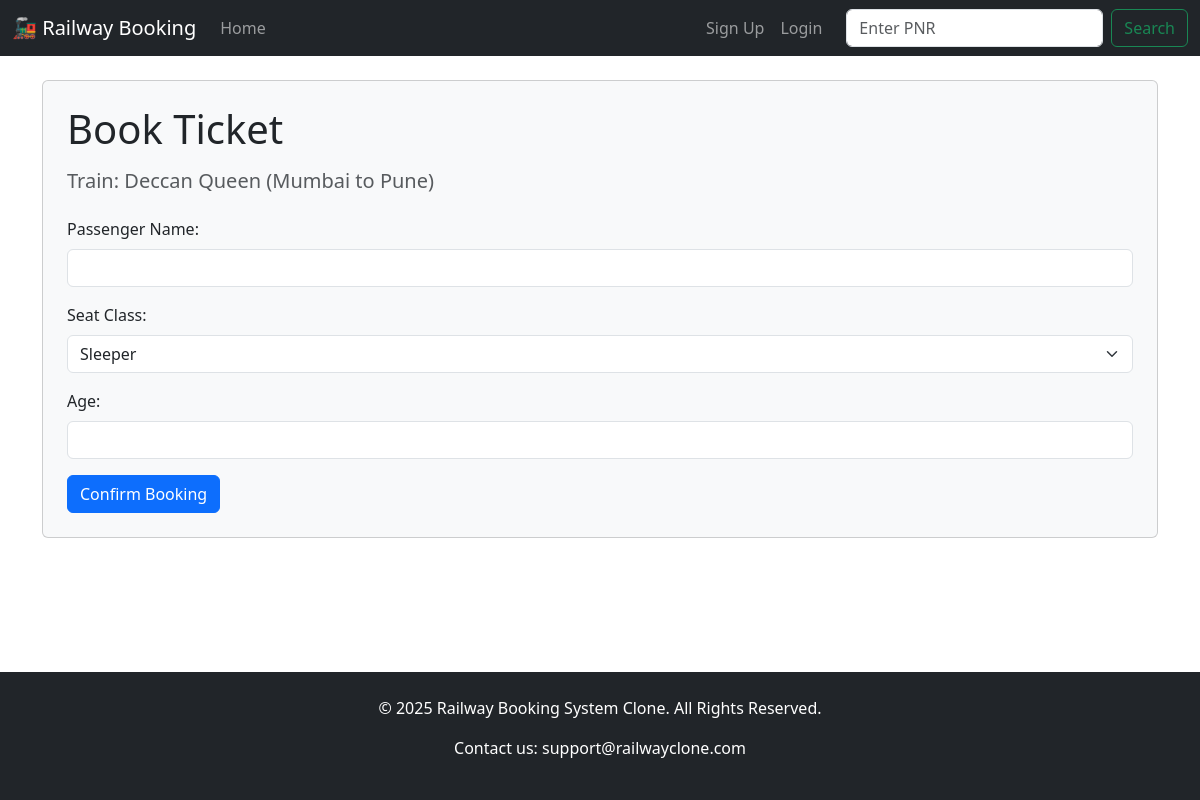
Page /book/9 on the committed database.
### app.py (models this page shows)
class Train(db.Model):
    id = db.Column(db.Integer, primary_key=True)
    train_name = db.Column(db.String(100), nullable=False)
    source = db.Column(db.String(100), nullable=False)
    destination = db.Column(db.String(100), nullable=False)
    departure_time = db.Column(db.String(10), nullable=False) # e.g., '06:15'
    total_seats = db.Column(db.Integer, nullable=False)

### app.py (the view)
@app.route('/book/<int:train_id>')
def book(train_id):
    train_to_book = Train.query.get_or_404(train_id)
    confirmed_bookings = Booking.query.filter_by(train_id=train_id).count()
    available_seats = train_to_book.total_seats - confirmed_bookings
    if available_seats <= 0:
        flash('Sorry, no seats available on this train.', 'danger') # 'danger' is a bootstrap class for red alerts
        return redirect(url_for('index')) # Redirect back to home/search page
    return render_template('booking_form.html', train=train_to_book)

### templates/booking_form.html (shortened to what this page needs)
{% extends 'base.html' %}
{% block content %}
  <div class="card bg-light p-4">
    <h1 class="display-6 mb-3">Book Ticket</h1>
    <h5 class="mb-4 text-muted">Train: {{ train.train_name }} ({{ train.source }} to {{ train.destination }})</h5>
    <form action="{{ url_for('submit_booking') }}" method="post">
      <div class="mb-3">
        <label for="passenger_name" class="form-label">Passenger Name:</label>
        <input type="text" class="form-control" id="passenger_name" name="passenger_name" required>
      </div>
      <div class="mb-3">
        <label for="seat_class" class="form-label">Seat Class:</label>
        <select class="form-select" id="seat_class" name="seat_class">
          <option>Sleeper</option>
        </select>
      </div>
      <div class="mb-3">
        <label for="passenger_age" class="form-label">Age:</label>
        <input type="number" class="form-control" id="passenger_age" name="passenger_age" min="1" required>
      </div>
      <button type="submit" class="btn btn-primary">Confirm Booking</button>
    </form>
  </div>
{% endblock %}

### rows in the picture
Train: train_name "Deccan Queen", source "Mumbai", destination "Pune"
